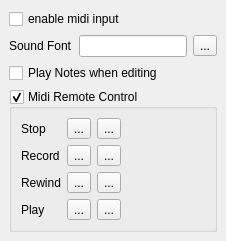
     <widget class="QWidget" name="tab4" >
      <attribute name="title" >
       <string>Midi</string>
      </attribute>
      <layout class="QGridLayout" >
       <property name="leftMargin" >
        <number>9</number>
       </property>
       <property name="topMargin" >
        <number>9</number>
       </property>
       <property name="rightMargin" >
        <number>9</number>
       </property>
       <property name="bottomMargin" >
        <number>9</number>
       </property>
       <property name="horizontalSpacing" >
        <number>6</number>
       </property>
       <property name="verticalSpacing" >
        <number>6</number>
       </property>
       <item row="0" column="0" colspan="3" >
        <widget class="QCheckBox" name="enableMidiInput" >
         <property name="text" >
          <string>enable midi input</string>
         </property>
        </widget>
       </item>
       <item row="1" column="0" >
        <widget class="QLabel" name="label_3" >
         <property name="text" >
          <string>Sound Font</string>
         </property>
         <property name="textFormat" >
          <enum>Qt::PlainText</enum>
         </property>
        </widget>
       </item>
       <item row="1" column="1" >
        <widget class="QLineEdit" name="soundFont" />
       </item>
       <item row="1" column="2" >
        <widget class="QToolButton" name="sfButton" >
         <property name="text" >
          <string>...</string>
         </property>
         <property name="icon" >
          <iconset resource="mscore.qrc" >:/data/fileopen.svg</iconset>
         </property>
        </widget>
       </item>
       <item row="2" column="0" colspan="3" >
        <widget class="QCheckBox" name="playNotes" >
         <property name="text" >
          <string>Play Notes when editing</string>
         </property>
        </widget>
       </item>
       <item row="3" column="0" colspan="3" >
        <widget class="QGroupBox" name="rcGroup" >
         <property name="toolTip" >
          <string>enable midi remote control</string>
         </property>
         <property name="title" >
          <string>Midi Remote Control</string>
         </property>
         <property name="checkable" >
          <bool>true</bool>
         </property>
         <layout class="QGridLayout" >
          <property name="leftMargin" >
           <number>9</number>
          </property>
          <property name="topMargin" >
           <number>9</number>
          </property>
          <property name="rightMargin" >
           <number>9</number>
          </property>
          <property name="bottomMargin" >
           <number>9</number>
          </property>
          <property name="horizontalSpacing" >
           <number>6</number>
          </property>
          <property name="verticalSpacing" >
           <number>6</number>
          </property>
          <item row="0" column="0" >
           <widget class="QLabel" name="label_16" >
            <property name="text" >
             <string>Stop</string>
            </property>
           </widget>
          </item>
          <item row="0" column="1" >
           <widget class="GreendotButton" name="stopActive" >
            <property name="toolTip" >
             <string>is active</string>
            </property>
            <property name="text" >
             <string>...</string>
            </property>
           </widget>
          </item>
          <item row="0" column="2" >
           <widget class="RecordButton" name="recordStop" >
            <property name="toolTip" >
             <string>record</string>
            </property>
            <property name="text" >
             <string>...</string>
            </property>
           </widget>
          </item>
          <item row="0" column="3" >
           <spacer>
            <property name="orientation" >
             <enum>Qt::Horizontal</enum>
            </property>
            <property name="sizeHint" >
             <size>
              <width>40</width>
              <height>20</height>
             </size>
            </property>
           </spacer>
          </item>
          <item row="1" column="0" >
           <widget class="QLabel" name="label_14" >
            <property name="text" >
             <string>Record</string>
            </property>
           </widget>
          </item>
          <item row="1" column="1" >
           <widget class="GreendotButton" name="recordActive" >
            <property name="toolTip" >
             <string>is active</string>
            </property>
            <property name="text" >
             <string>...</string>
            </property>
           </widget>
          </item>
          <item row="1" column="2" >
           <widget class="RecordButton" name="recordRecord" >
            <property name="toolTip" >
             <string>record</string>
            </property>
            <property name="text" >
             <string>...</string>
            </property>
           </widget>
          </item>
          <item row="2" column="0" >
           <widget class="QLabel" name="label_15" >
            <property name="text" >
             <string>Rewind</string>
            </property>
           </widget>
          </item>
          <item row="2" column="1" >
           <widget class="GreendotButton" name="rewindActive" >
            <property name="toolTip" >
             <string>is active</string>
            </property>
            <property name="text" >
             <string>...</string>
            </property>
           </widget>
          </item>
          <item row="2" column="2" >
           <widget class="RecordButton" name="recordRewind" >
            <property name="toolTip" >
             <string>record</string>
            </property>
            <property name="text" >
             <string>...</string>
            </property>
           </widget>
          </item>
          <item row="3" column="0" >
           <widget class="QLabel" name="label_20" >
            <property name="text" >
             <string>Play</string>
            </property>
           </widget>
          </item>
          <item row="3" column="1" >
           <widget class="GreendotButton" name="playActive" >
            <property name="toolTip" >
             <string>is active</string>
            </property>
            <property name="text" >
             <string>...</string>
            </property>
           </widget>
          </item>
          <item row="3" column="2" >
           <widget class="RecordButton" name="recordPlay" >
            <property name="toolTip" >
             <string>record</string>
            </property>
            <property name="text" >
             <string>...</string>
            </property>
           </widget>
          </item>
         </layout>
        </widget>
       </item>
      </layout>
     </widget>
